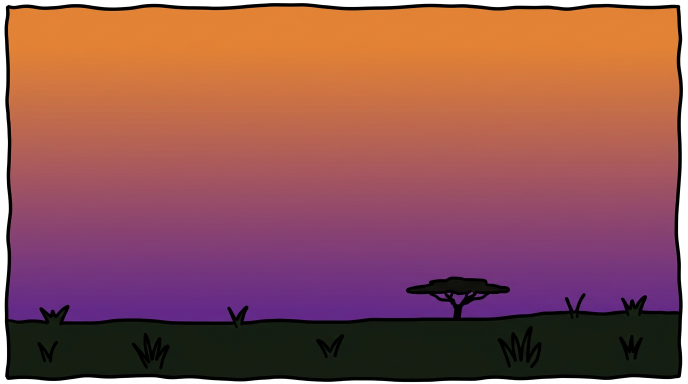
#> input picture projects/dinzo-mammoth/assets/bg_dusk.png, 1376 x 768 px (shown at 1/2 size)
$ python -i rig_hunt.py   (imports and definitions only)
#> lines starting #> are read from the running program, lines starting #| are printed output that depends on the picture
#!/usr/bin/env python3
"""Mammoth Hunt — custom skeletal rig engine (60 fps, per-frame drawn).

The hunter is NOT a PNG with keyframes: it is a skeletal stick rig drawn
every frame (hip/knee/ankle/shoulder/elbow joints) with a real run cycle
(contact -> down -> pass -> up), wind-up, throw and follow-through —
like a human animator, not a slideshow.

The spear is a projectile with gravity (rotation follows velocity), the
mammoth is a keyed PNG that idles, shakes on impact, rotates to the
ground around its feet, and lands in a "down" pose. Blood + dust are
keyed FX with scale-pops. Backgrounds are pixel-static; title bar
overlay on top.

Usage: .venv/bin/python rig_hunt.py [start] [end] [-o out.mp4]
"""
import argparse
import math
import re
import subprocess
import sys
from pathlib import Path

import numpy as np
from PIL import Image, ImageDraw, ImageFilter, ImageFont

HERE = Path(__file__).resolve().parent
FFMPEG = Path(sys.prefix) / "bin" / "ffmpeg"
# [3 lines that did not run here, left out]
W, H, FPS = 1376, 768, 60
GAP = 0.25
CX, CY = W / 2, H / 2
GROUND = 648            # ground line
BAR_H = int(H * 0.12)   # title strip

# ------------------------------------------------------------------ fonts
# [9 lines left out: function font, not called in this run]


# ------------------------------------------------------------------ keying
def key_character(src, out, pad=12):
#> called with src = 'assets/bg_dusk.png', out = 'out.png', pad = 12
    im = Image.open(src).convert("RGBA")
    a = np.asarray(im).astype(np.float32)
    dist = np.sqrt(((255.0 - a[:, :, :3]) ** 2).sum(axis=2)) / np.sqrt(3 * 255.0 ** 2)
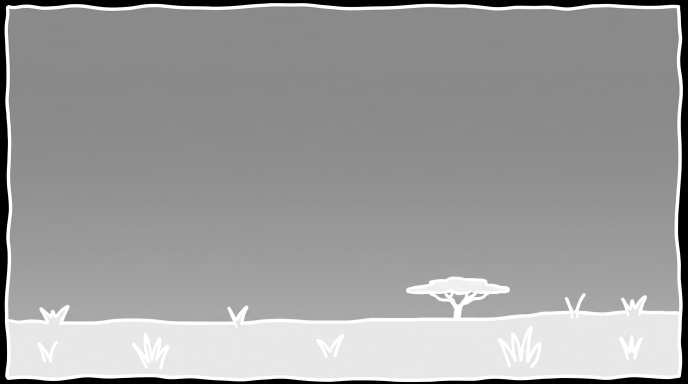
#> dist: shape (768, 1376) float32 (shown at 1/2 size); min 0, max 1, mean 0.615
    alpha = np.clip((dist - 0.05) / 0.10, 0.0, 1.0)
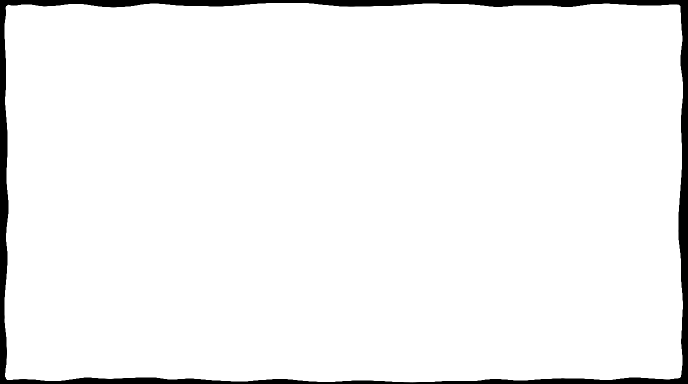
#> alpha: shape (768, 1376) float32 (shown at 1/2 size); min 0, max 1, mean 0.957
    im.putalpha(Image.fromarray((alpha * 255).astype(np.uint8), "L"))
    im.putalpha(im.getchannel("A").filter(ImageFilter.MinFilter(3)))
    im.putalpha(im.getchannel("A").filter(ImageFilter.GaussianBlur(0.8)))
    bbox = im.getchannel("A").getbbox()
#> bbox = (8, 5, 1367, 766)
    x0, y0, x1, y1 = bbox
#> x0 = 8; y0 = 5; x1 = 1367; y1 = 766
    x0, y0 = max(0, x0 - pad), max(0, y0 - pad)
#> x0 = 0; y0 = 0
    x1, y1 = min(im.width, x1 + pad), min(im.height, y1 + pad)
#> x1 = 1376; y1 = 768
    im.crop((x0, y0, x1, y1)).save(out)
    return out


# [17 lines left out: function rotate_around, not called in this run]


# ------------------------------------------------------------------ rig
class Hunter:
    """Skeletal stick-figure drawn per frame. dir=-1 faces left."""

    # [9 lines left out: function __init__, not called in this run]

    def seg(self, d, p, ang, ln):
        return (p[0] + self.dir * math.sin(ang) * ln, p[1] + math.cos(ang) * ln)

    # [98 lines left out: function draw, not called in this run]


# ------------------------------------------------------------------ assets
ASSETS = {}


# [11 lines left out: function load_assets, not called in this run]


# ------------------------------------------------------------------ beats
CHAPTERS = {1: "THE HUNT", 4: "THE THROW", 8: "THE FALL"}

# [311 lines left out: functions chapter_for, draw_mammoth, draw_scene, run, dur, verify_video and 3 more, not called in this run]


# [2 lines not run here, left out]

>>> result = key_character('assets/bg_dusk.png', 'out.png')
